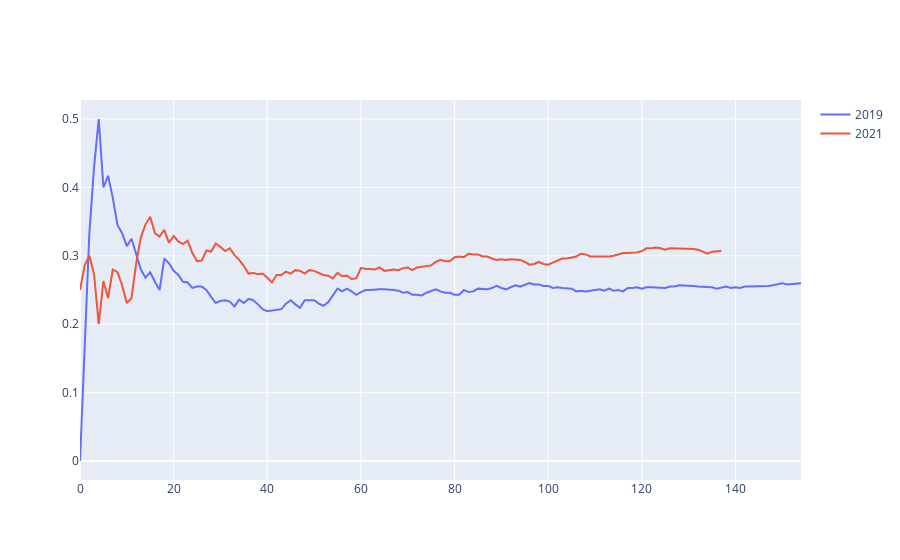

The notebook cell this image was saved under:
### Code cell
import plotly.graph_objects as go

# Create random data with numpy
import numpy as np
np.random.seed(1)

N = 100
df = pd.read_csv('bryce-harper.csv',
                         index_col = 'date', 
                         parse_dates= True, 
                         infer_datetime_format= True)


year19_length = df.loc['2019'].shape[0]
year21_length = df.loc['2021'].shape[0]
x19 = np.arange(year19_length)
y19 = df.loc['2019', 'AVG']
x21 = np.arange(year21_length)
y21 = df.loc['2021', 'AVG']



# Create traces
fig = go.Figure()
fig.add_trace(go.Scatter(x=x19, y=y19,
                    mode='lines',
                    name='2019'))
fig.add_trace(go.Scatter(x=x21, y=y21,
                    mode='lines',
                    name='2021'))


fig.show()

### Figure 1 — Plotly figure (JSON) as saved in the notebook; plotly's stock layout.template omitted (floating-point values rounded to 4 significant figures; data arrays with more than 128 entries replaced by an {"elided": "..."} marker saying what was removed)
{"data": [{"mode": "lines", "name": "2019", "type": "scatter", "x": {"elided": "155 int values"}, "y": {"elided": "155 float values"}}, {"mode": "lines", "name": "2021", "type": "scatter", "x": {"elided": "138 int values"}, "y": {"elided": "138 float values"}}], "layout": {}}
